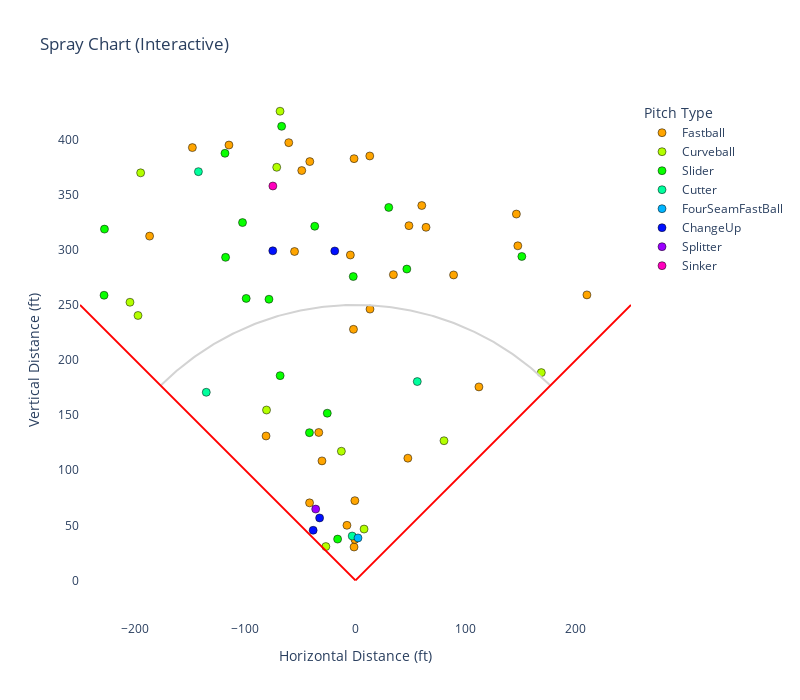

Write notebook code for a chart like this one.
### Code cell
import plotly.graph_objects as go


fair_data['Direction_rad'] = np.deg2rad(fair_data['Direction'])
fair_data['SprayX'] = fair_data['Distance'] * np.sin(fair_data['Direction_rad'])
fair_data['SprayY'] = fair_data['Distance'] * np.cos(fair_data['Direction_rad'])

pitch_types = fair_data['TaggedPitchType'].unique()
palette = dict(zip(pitch_types, sns.color_palette("hsv", n_colors=len(pitch_types)).as_hex()))
fair_data['Color'] = fair_data['TaggedPitchType'].map(palette)

fig = go.Figure()

for pitch in pitch_types:
    df_subset = fair_data[fair_data['TaggedPitchType'] == pitch]
    fig.add_trace(go.Scatter(
        x=df_subset['SprayX'],
        y=df_subset['SprayY'],
        mode='markers',
        marker=dict(size=8, color=palette[pitch], line=dict(width=0.5, color='black')),
        name=pitch,
        hovertemplate=f"<b>{pitch}</b><br>X: %{{x}}<br>Y: %{{y}}<extra></extra>"
    ))


fig.add_shape(type="line", x0=0, y0=0, x1=-250, y1=250, line=dict(color="red", width=2))
fig.add_shape(type="line", x0=0, y0=0, x1=250, y1=250, line=dict(color="red", width=2))

theta = np.linspace(-np.pi/4, np.pi/4, 200)
arc_x = 250 * np.sin(theta)
arc_y = 250 * np.cos(theta)
fig.add_trace(go.Scatter(x=arc_x, y=arc_y, mode='lines', line=dict(color='lightgray'), showlegend=False))

# Layout adjustments
fig.update_layout(
    title="Spray Chart (Interactive)",
    xaxis=dict(title="Horizontal Distance (ft)", range=[-250, 250], showgrid=True),
    yaxis=dict(title="Vertical Distance (ft)", range=[0, 400], showgrid=True),
    width=800,
    height=700,
    plot_bgcolor='white',
    legend_title_text='Pitch Type'
)

fig.update_yaxes(scaleanchor="x", scaleratio=1)
fig.show()

### Figure 1 — Plotly figure (JSON) as saved in the notebook; plotly's stock layout.template omitted (floating-point values rounded to 4 significant figures; data arrays with more than 128 entries replaced by an {"elided": "..."} marker saying what was removed)
{"data": [{"hovertemplate": "<b>Fastball</b><br>X: %{x}<br>Y: %{y}<extra></extra>", "marker": {"color": "#ffa500", "line": {"color": "black", "width": 0.5}, "size": 8}, "mode": "markers", "name": "Fastball", "type": "scatter", "x": [-81.17, -7.767, -114.8, 210.0, -1.836, -186.8, 13.16, 89.0, -33.33, -41.68, 12.95, -4.659, 34.39, -41.46, 112.0, 60.14, -55.32, -1.31, -48.76, -0.5944, 147.3, 146.0, -60.58, -0.5714, -30.42, 63.99, -1.313, -148.0, 48.51, 47.51], "y": [131.1, 49.99, 395.1, 259.1, 227.8, 312.4, 246.2, 277.2, 134.2, 70.38, 385.1, 295.3, 277.4, 380.1, 175.6, 340.2, 298.5, 30.3, 371.9, 72.37, 303.6, 332.4, 397.2, 37.15, 108.5, 320.4, 382.7, 392.8, 321.9, 110.9]}, {"hovertemplate": "<b>Curveball</b><br>X: %{x}<br>Y: %{y}<extra></extra>", "marker": {"color": "#b3ff00", "line": {"color": "black", "width": 0.5}, "size": 8}, "mode": "markers", "name": "Curveball", "type": "scatter", "x": [-80.74, -197.4, 7.78, 168.6, -204.7, -68.46, 80.3, -12.83, -26.91, -71.49, -195.0], "y": [154.6, 240.4, 46.6, 188.6, 252.4, 425.7, 126.7, 117.2, 30.71, 374.9, 369.8]}, {"hovertemplate": "<b>Slider</b><br>X: %{x}<br>Y: %{y}<extra></extra>", "marker": {"color": "#08ff00", "line": {"color": "black", "width": 0.5}, "size": 8}, "mode": "markers", "name": "Slider", "type": "scatter", "x": [-99.2, -78.52, -68.38, -41.8, -102.5, -227.8, -36.99, 30.16, 150.9, -2.032, 46.57, -118.4, -117.9, -16.24, -25.61, -228.2, -67.01], "y": [255.9, 255.1, 185.8, 134.1, 324.7, 318.8, 321.4, 338.5, 293.9, 275.8, 282.5, 387.6, 293.2, 37.49, 151.7, 258.7, 412.0]}, {"hovertemplate": "<b>Cutter</b><br>X: %{x}<br>Y: %{y}<extra></extra>", "marker": {"color": "#00ff9d", "line": {"color": "black", "width": 0.5}, "size": 8}, "mode": "markers", "name": "Cutter", "type": "scatter", "x": [56.05, -135.4, -3.005, -142.5], "y": [180.4, 170.7, 40.27, 370.9]}, {"hovertemplate": "<b>FourSeamFastBall</b><br>X: %{x}<br>Y: %{y}<extra></extra>", "marker": {"color": "#00b5ff", "line": {"color": "black", "width": 0.5}, "size": 8}, "mode": "markers", "name": "FourSeamFastBall", "type": "scatter", "x": [2.281], "y": [38.54]}, {"hovertemplate": "<b>ChangeUp</b><br>X: %{x}<br>Y: %{y}<extra></extra>", "marker": {"color": "#0010ff", "line": {"color": "black", "width": 0.5}, "size": 8}, "mode": "markers", "name": "ChangeUp", "type": "scatter", "x": [-32.56, -38.41, -18.82, -75.05], "y": [56.69, 45.49, 299.0, 299.1]}, {"hovertemplate": "<b>Splitter</b><br>X: %{x}<br>Y: %{y}<extra></extra>", "marker": {"color": "#9b00ff", "line": {"color": "black", "width": 0.5}, "size": 8}, "mode": "markers", "name": "Splitter", "type": "scatter", "x": [-36.11], "y": [64.73]}, {"hovertemplate": "<b>Sinker</b><br>X: %{x}<br>Y: %{y}<extra></extra>", "marker": {"color": "#ff00bd", "line": {"color": "black", "width": 0.5}, "size": 8}, "mode": "markers", "name": "Sinker", "type": "scatter", "x": [-74.99], "y": [357.9]}, {"line": {"color": "lightgray"}, "mode": "lines", "showlegend": false, "type": "scatter", "x": {"elided": "200 float values"}, "y": {"elided": "200 float values"}}], "layout": {"height": 700, "legend": {"title": {"text": "Pitch Type"}}, "plot_bgcolor": "white", "shapes": [{"line": {"color": "red", "width": 2}, "type": "line", "x0": 0, "x1": -250, "y0": 0, "y1": 250}, {"line": {"color": "red", "width": 2}, "type": "line", "x0": 0, "x1": 250, "y0": 0, "y1": 250}], "title": {"text": "Spray Chart (Interactive)"}, "width": 800, "xaxis": {"range": [-250, 250], "showgrid": true, "title": {"text": "Horizontal Distance (ft)"}}, "yaxis": {"range": [0, 400], "scaleanchor": "x", "scaleratio": 1, "showgrid": true, "title": {"text": "Vertical Distance (ft)"}}}}
